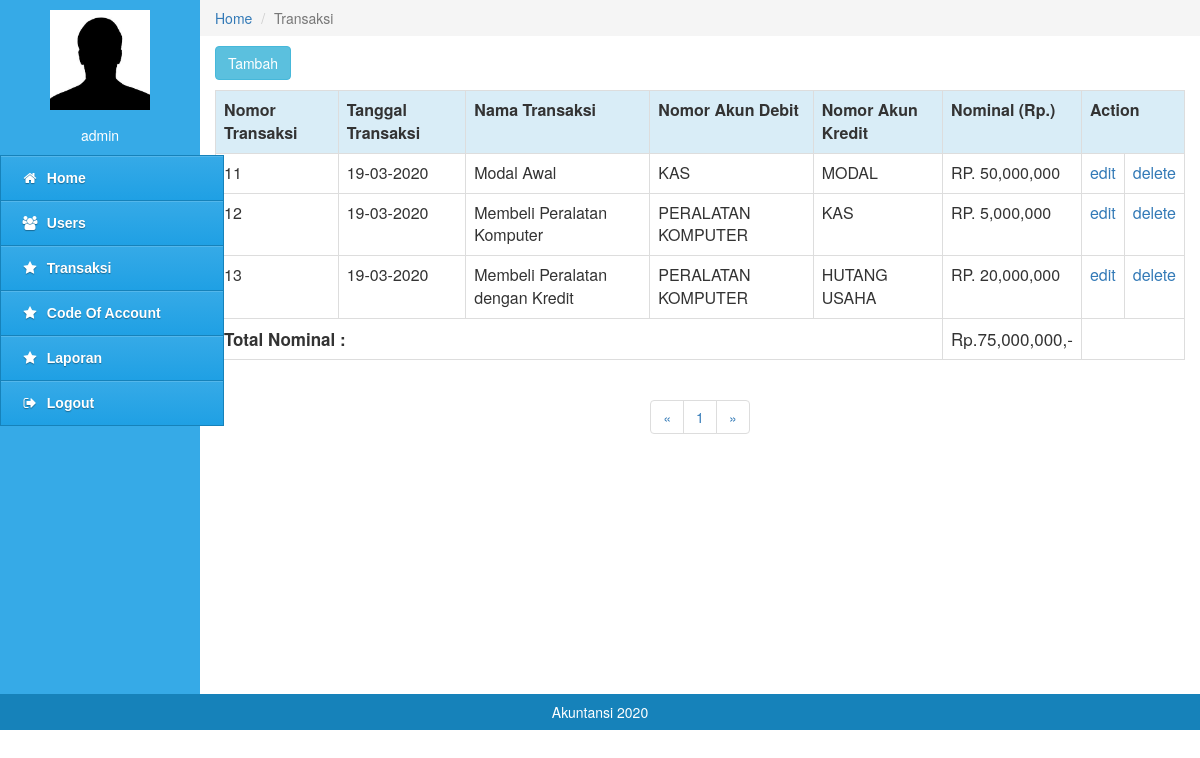
/pages/index.php?content=product (signed in), run on the app's committed database.
### tables this page shows
CREATE TABLE `transaksi` (
  `no_trx` int(11) NOT NULL,
  `tgl` varchar(50) NOT NULL,
  `nama_transaksi` varchar(100) NOT NULL,
  `debet` varchar(20) NOT NULL,
  `kredit` varchar(20) NOT NULL,
  `nominal` int(25) NOT NULL
);

### pages/content_product/product.php (the view)
   <div class="col-md-10" style="padding:0px">
     <ol class="breadcrumb" style="margin:0;border-radius:0;">
        <li><a href="?content=home">Home</a></li>
        <li class="active">Transaksi</li>
     </ol>
  </div>
<div class="col-md-10" style="min-height:600px">
        <div class="col-md-12" style="padding:10px; padding-left:0;padding-right:0;">
           <a href="?content=product_tambah" class="btn btn-info">Tambah</a>
        </div>
           <table class="table table-bordered">
              <tr>
			<th class="info">Nomor Transaksi</th>
			<th class="info">Tanggal Transaksi</th>
			  <th class="info">Nama Transaksi</th>
                 <th class="info">Nomor Akun Debit</th>
			  <th class="info">Nomor Akun Kredit</th>
			   <th class="info">Nominal (Rp.)</th>
                 <th class="info" colspan="2">Action</th>
              </tr>
		   <?php
   include '../config/configuration.php';
   $product = mysqli_query($conn, "SELECT * from transaksi");
   foreach ($product as $result){
	echo "<tr>
			<td>".$result['no_trx']."</td>
			<td>".$result['tgl']."</td>
			<td>".$result['nama_transaksi']."</td>
			<td>".$result['debet']."</td>
			<td>".$result['kredit']."</td>
			<td>RP. ".number_format($result['nominal'])."</td>
			<td><a href='?content=product_edit&no_trx=$result[no_trx]'>edit</a></td>
               <td><a href='?content=product_delete&no_trx=$result[no_trx]'>delete</a></td>
			</tr>";
}
	?>
<?php
$harga_total = 0;
$sql = mysqli_query($conn,"SELECT * from transaksi");
while($data=mysqli_fetch_assoc($sql)) {
$harga_total += $data['nominal'];
}
?>
	<tr>
	 <td colspan="5" style="text-align: left; font-size: 17px;"><b>Total Nominal :</b></td>
	<td style="font-size: 17px; text-align: left; "><?php echo " Rp." . number_format($harga_total).",-"; ?></td>
	</tr>
           </table>
           <div class="col-md-12">
              <nav align="center">
                <ul class="pagination">
                  <li>
                    <a href="#" aria-label="Previous">
                      <span aria-hidden="true">&laquo;</span>
                    </a>
                  </li>
                  <li><a href="#">1</a></li>
                  <li>
                    <a href="#" aria-label="Next">
                      <span aria-hidden="true">&raquo;</span>
                    </a>
                  </li>
                </ul>
              </nav>
           </div>
  </div>

### pages/index.php (shortened to what this page needs)
<html>
<head>
   <link rel="stylesheet" href="../assets/css/styles-menu-admin.css">
   <link rel="stylesheet" href="../assets/css/bootstrap.min.css">
   <link rel="stylesheet" href="../assets/css/font-awesome.min.css">
</head>
<body>
   <div class="col-md-2 colmenu" style="padding:0; min-height:694px">
      <div class="col-md-12" style="padding:10px;"><center><img src="../assets/images/profil.jpg" alt="" height="100px" width="100px"></center></div>
      <div class="col-md-12" style="padding:5px;padding-bottom:10px;color:#fff;"><center><?php echo $_SESSION['username']; ?></center></div>
<div id='cssmenu'>
<ul>
   <li><a href='?content=home'><i class="fa fa-home fa-fw"></i>&nbsp; Home</a></li>
   <li><a href='?content=user'><i class="fa fa-users fa-fw"></i>&nbsp; Users</a></li>
   <li><a href='?content=product'><i class="fa fa-star fa-fw"></i>&nbsp; Transaksi</a></li>
   <li><a href='?content=coa'><i class="fa fa-star fa-fw"></i>&nbsp; Code Of Account</a></li>
   <li><a href='?content=labarugi'><i class="fa fa-star fa-fw"></i>&nbsp; Laporan</a></li>
   <li class='last'><a href='../config/logout.php'><i class="fa fa-sign-out fa-fw"></i>&nbsp; Logout</a></li>
</ul>
</div>
   </div>
   <div id="page-wrapper">
                <?php
                    include_once "konten.php";
                ?>
            </div>
   <div class="col-md-12" style="background:#1682ba;padding:8px;color:#fff;"><center>Akuntansi 2020</center></div>
</body>
<html>

### pages/konten.php (shortened to what this page needs)
<?php
include_once ("../config/configuration.php");
if ($_GET['content']=='product'){
  include "content_product/product.php";
}
?>

### assets/css/styles-menu-admin.css (style rules this page uses)
#cssmenu, #cssmenu ul, #cssmenu ul li, #cssmenu ul li a { margin: 0; padding: 0; border: 0; list-style: none; line-height: 1; display: block; position: relative; -webkit-box-sizing: border-box; -moz-box-sizing: border-box; box-sizing: border-box; }
#cssmenu { width: 224px; font-family: Helvetica, Arial, sans-serif; color: #ffffff; float: left; }
#cssmenu > ul > li > a { padding: 15px 20px; border-left: 1px solid #1682ba; border-right: 1px solid #1682ba; border-top: 1px solid #1682ba; cursor: pointer; z-index: 2; font-size: 14px; font-weight: bold; text-decoration: none; color: #ffffff; text-shadow: 0 1px 1px rgba(0, 0, 0, 0.35); background: #36aae7; background: -webkit-linear-gradient(#36aae7, #1fa0e4); background: -moz-linear-gradient(#36aae7, #1fa0e4); background: -o-linear-gradient(#36aae7, #1fa0e4); background: -ms-linear-gradient(#36aae7, #1fa0e4); background: linear-gradient(#36aae7, #1fa0e4); box-shadow: inset 0 1px 0 rgba(255, 255, 255, 0.15); }
#cssmenu > ul > li:last-child > a, #cssmenu > ul > li.last > a { border-bottom: 1px solid #1682ba; }
.colmenu { background:#36aae7;padding:0; height:636px; }

### data on the page
transaksi: no_trx "11", tgl "19-03-2020", nama_transaksi "Modal Awal", debet "KAS", kredit "MODAL", nominal "50,000,000"
transaksi: no_trx "12", tgl "19-03-2020", nama_transaksi "Membeli Peralatan Komputer", debet "PERALATAN KOMPUTER", kredit "KAS", nominal "5,000,000"
transaksi: no_trx "13", tgl "19-03-2020", nama_transaksi "Membeli Peralatan dengan Kredit", debet "PERALATAN KOMPUTER", kredit "HUTANG USAHA", nominal "20,000,000"

### other printed values
$_SESSION['username'] "admin"
$harga_total "75,000,000"
